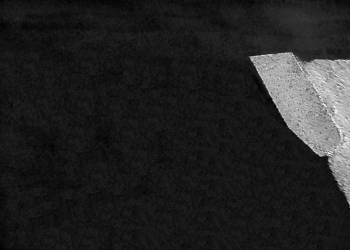
#> input picture Threshold/K Means/tooth_displaced.png, 350 x 250 px, found by its file name
$ python intermodes2.py
#> lines starting #> are read from the running program, lines starting #| are printed output that depends on the picture; after the words box and inside, x2 and y2 are one past the last pixel; in counts of white or black regions, pixels touching at a corner belong together
#> further down, image is the input picture: shape (250, 350); min 1, max 247, mean 34.7
import cv2
import numpy as np
from matplotlib import pyplot as plt

def preprocessing(image):
    pixel_values = image.reshape((len(image)*len(image[0]),1))
    return pixel_values

def get_number_of_pixels(pixel_values):     #return the number of pixels per each value

    number_of_pixels = []
    unique, counts = np.unique(pixel_values, return_counts=True)
#> unique = 245 values from 1 to 247; counts = 245 values, max 6748 at index 20, min 1 at index 56, mean 357.1

    return counts

def smoothing(number_of_bins, number_of_pixels):  #return a smoothed list of the parameter

    smoothed_values = []
    values_per_interval = int(256/number_of_bins)

    for i in range(number_of_bins):
        smoothed_values.append(np.mean(number_of_pixels[i*values_per_interval : (i+1)*values_per_interval]))

    return values_per_interval, smoothed_values

def get_peaks(smoothed_values):    #return de peaks, vector of positions of all local max
    peaks = []
    for i in range(len(smoothed_values)):
        if( i == 0 ):
            if(smoothed_values[i] > smoothed_values[i+1]):
                peaks.append(i)

        elif (i == len(smoothed_values) - 1):
            if(smoothed_values[i] > smoothed_values[i-1]):
                peaks.append(i)

        else:
            if (smoothed_values[i] > smoothed_values[i - 1] and smoothed_values[i] > smoothed_values[i+1]):
                peaks.append(i)
    return peaks

def thresholding(image):
    pixel_values = preprocessing(image)
    number_of_pixels = get_number_of_pixels(pixel_values)
#> number_of_pixels has the same summary as counts in get_number_of_pixels
    possible_bins = [256, 128, 64, 32, 16, 8, 4, 2]
    for i in possible_bins:
        values_per_interval, smoothed_values = smoothing(i, number_of_pixels)
        peaks = get_peaks(smoothed_values)
        if (len(peaks) == 2):
            break
#> this loop made 4 passes
#> values_per_interval on passes 1 to 2: 1, 2
#> (values_per_interval, peaks) on passes 3 to 4: (4, [5, 16, 20, 27, 42, 57]), (8, [2, 21])
    threshold_value = (peaks[0] + peaks[1])*values_per_interval / 2
#> threshold_value = 92
    print("values per interval: " , values_per_interval)
#| values per interval:  8
    print("peak1: " , peaks[0])
#| peak1:  2
    print("peak2: " , peaks[1])
#| peak2:  21
    print("threshold value: " , threshold_value)
#| threshold value:  92.0
    ret, dst = cv2.threshold(image, threshold_value,255,cv2.THRESH_BINARY)
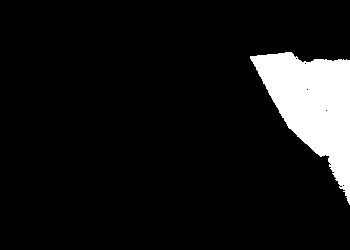
#> dst: shape (250, 350); 8.7% white; 1 white region, box (x1, y1, x2, y2) and area: (250, 52, 350, 205) 7641
#> ret = 92
    cv2.imshow("Intermodes", dst)
    cv2.waitKey(0)


image = cv2.imread('tooth_displaced.png', 0)
thresholding(image)

$ run again, with Threshold/K Means/tooth.png copied over Threshold/K Means/tooth_displaced.png
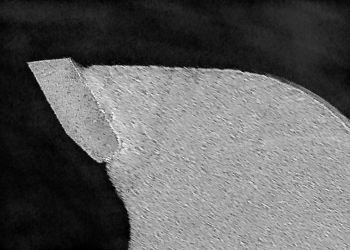
#> input picture Threshold/K Means/tooth.png, 350 x 250 px, found by its file name
#> image is the input picture: shape (250, 350); min 0, max 247, mean 96.4
#> unique = 247 values from 0 to 247; counts = 247 values, max 2105 at index 15, min 1 at index 235, mean 354.3
#> number_of_pixels has the same summary as counts in get_number_of_pixels
#> the loop in thresholding, `for i in possible_bins:` made 5 passes
#> (values_per_interval, peaks) on passes 3 to 5: (4, [3, 17, 19, 41]), (8, [1, 9, 20]), (16, [1, 10])
#> threshold_value = 88
#| values per interval:  16
#| peak1:  1
#| peak2:  10
#| threshold value:  88.0
#> in thresholding, `ret, dst = cv2.threshold(image, threshold_value,255,cv2.THRESH_BINARY)`:
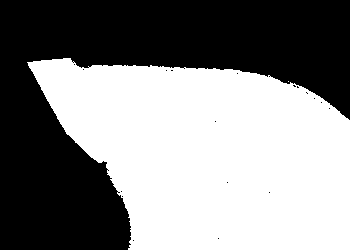
#> dst: shape (250, 350); 52.4% white; 19 black regions (18 under 20 px), largest, box (x1, y1, x2, y2) and area: (0, 0, 350, 250) 41663
